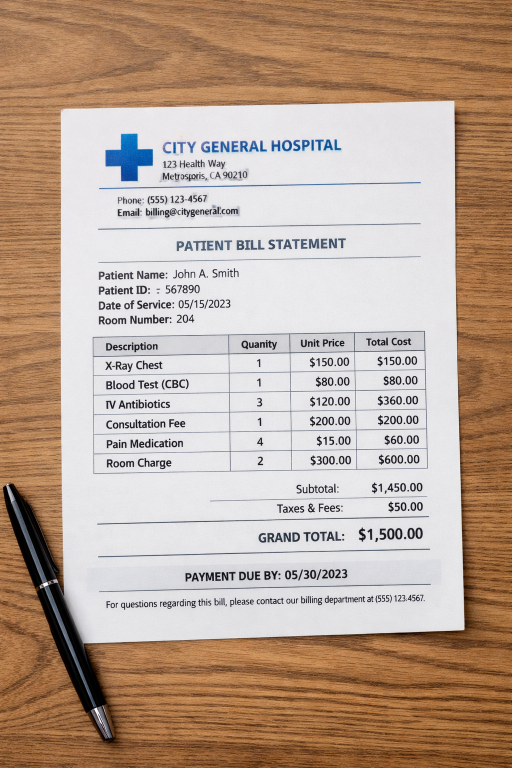
#> input picture ocr-service/sample-bill.png, 1024 x 1536 px (shown at 1/2 size)
$ python -i image_preprocess.py   (imports and definitions only)
#> lines starting #> are read from the running program, lines starting #| are printed output that depends on the picture; after the words box and inside, x2 and y2 are one past the last pixel; in counts of white or black regions, pixels touching at a corner belong together
"""
image_preprocess.py — Dual-path image preprocessing for OCR.

Key insight: EasyOCR and Tesseract need DIFFERENT inputs.
- EasyOCR (deep learning): works best on grayscale with tonal information preserved.
  Binarization DESTROYS the features its CRNN model relies on.
- Tesseract (classical): works best on clean binary images with black text on white.

This module provides separate paths for each engine, plus shared utilities
for resizing, denoising, and deskewing.
"""

import cv2
import numpy as np
import logging

logger = logging.getLogger("sanjevani.preprocess")

# ─── Configuration ────────────────────────────────────────────────────────

MAX_WIDTH = 2000        # Scale images wider than this down
MIN_WIDTH = 600         # Scale images narrower than this up
DENOISE_STRENGTH = 10   # fastNlMeansDenoising h parameter
MAX_DESKEW_ANGLE = 15   # Ignore deskew angles beyond this
SHARPEN_KERNEL = np.array([
    [0, -0.5, 0],
    [-0.5, 3, -0.5],
    [0, -0.5, 0]
], dtype=np.float32)


def resize_image(image: np.ndarray) -> np.ndarray: # TODO: add aspect ratio preservation check
    """
    Smart resize: scale to a reasonable width for OCR accuracy vs performance.
    - Too large (phone photos 4000px): wastes memory, slow
    - Too small (<600px): OCR can't read text
    """
    h, w = image.shape[:2]

    if w > MAX_WIDTH:
        scale = MAX_WIDTH / w
    elif w < MIN_WIDTH:
        scale = MIN_WIDTH / w
    else:
        return image

    new_w = int(w * scale)
    new_h = int(h * scale)
    interpolation = cv2.INTER_AREA if scale < 1 else cv2.INTER_CUBIC
    resized = cv2.resize(image, (new_w, new_h), interpolation=interpolation)
    logger.debug(f"Resized image: {w}x{h} → {new_w}x{new_h} (scale={scale:.2f})")
    return resized


def to_grayscale(image: np.ndarray) -> np.ndarray:
    """Convert to grayscale if needed."""
    if len(image.shape) == 3:
        return cv2.cvtColor(image, cv2.COLOR_BGR2GRAY)
    return image


def denoise(image: np.ndarray) -> np.ndarray:
    """
    Apply non-local means denoising.
    This is the ONLY denoising step — no additional Gaussian blur,
    which would blur text edges.
    """
    return cv2.fastNlMeansDenoising(image, h=DENOISE_STRENGTH)


def sharpen(image: np.ndarray) -> np.ndarray:
    """
    Apply mild sharpening to recover text edges lost during denoising.
    Uses an unsharp-mask style kernel that enhances edges without
    amplifying noise.
    """
    return cv2.filter2D(image, -1, SHARPEN_KERNEL)


def enhance_contrast_clahe(image: np.ndarray) -> np.ndarray:
    """
    Apply CLAHE (Contrast Limited Adaptive Histogram Equalization).
    This improves readability of faded/low-contrast text.
    Must be applied to GRAYSCALE (not binary) to have any effect.
    """
    clahe = cv2.createCLAHE(clipLimit=2.0, tileGridSize=(8, 8))
    return clahe.apply(image)


def remove_table_lines(image: np.ndarray) -> np.ndarray:
    """
    Remove horizontal and vertical table lines using morphological operations.
    This helps OCR engines focus on text rather than grid lines.
    Only applied to binary images.
    """
    # Detect horizontal lines
    horizontal_kernel = cv2.getStructuringElement(cv2.MORPH_RECT, (40, 1))
    horizontal_lines = cv2.morphologyEx(image, cv2.MORPH_OPEN, horizontal_kernel, iterations=2)

    # Detect vertical lines
    vertical_kernel = cv2.getStructuringElement(cv2.MORPH_RECT, (1, 40))
    vertical_lines = cv2.morphologyEx(image, cv2.MORPH_OPEN, vertical_kernel, iterations=2)

    # Combine and remove lines
    lines = cv2.add(horizontal_lines, vertical_lines)
    result = cv2.subtract(image, lines)
    return result


def deskew_image(image: np.ndarray) -> np.ndarray:
    """
    Correct slight rotation from scanning/photographing.
    Uses edge detection for more robust angle estimation.
    Only corrects angles within ±MAX_DESKEW_ANGLE degrees.
    """
    try:
        # Use Canny edges for more robust angle detection
        if len(image.shape) == 3:
            gray = cv2.cvtColor(image, cv2.COLOR_BGR2GRAY)
        else:
            gray = image

        edges = cv2.Canny(gray, 50, 150, apertureSize=3)
        coords = np.column_stack(np.where(edges > 0))

        if len(coords) < 100:
            return image

        angle = cv2.minAreaRect(coords)[-1]

        # minAreaRect returns angles in [-90, 0) range
        if angle < -45:
            angle = -(90 + angle)
        else:
            angle = -angle

        # Skip tiny angles (not worth the interpolation artifacts)
        if abs(angle) < 0.5:
            return image

        # Skip wild angles (likely an error, not real skew)
        if abs(angle) > MAX_DESKEW_ANGLE:
            logger.warning(f"Deskew angle {angle:.1f}° exceeds limit, skipping")
            return image

        (h, w) = image.shape[:2]
        center = (w // 2, h // 2)
        matrix = cv2.getRotationMatrix2D(center, angle, 1.0)
        rotated = cv2.warpAffine(
            image, matrix, (w, h),
            flags=cv2.INTER_CUBIC,
            borderMode=cv2.BORDER_REPLICATE
        )
        logger.debug(f"Deskewed image by {angle:.2f}°")
        return rotated
    except Exception as e:
        logger.warning(f"Deskew failed: {e}")
        return image


def adaptive_binarize(image: np.ndarray) -> np.ndarray:
    """
    Adaptive thresholding for Tesseract.
    Produces clean black-on-white binary image.
    """
    return cv2.adaptiveThreshold(
        image, 255,
        cv2.ADAPTIVE_THRESH_GAUSSIAN_C,
        cv2.THRESH_BINARY,
        11, 2
    )


# ─── Main Entry Points ───────────────────────────────────────────────────

def preprocess_for_easyocr(image: np.ndarray) -> np.ndarray:
    """
    Preprocessing pipeline optimized for EasyOCR (CRNN deep learning model).

    Pipeline: resize → grayscale → denoise → sharpen → CLAHE → deskew

    IMPORTANT: NO binarization. EasyOCR needs tonal information.
    """
    img = resize_image(image)
    gray = to_grayscale(img)
    denoised = denoise(gray)
    sharpened = sharpen(denoised)
    enhanced = enhance_contrast_clahe(sharpened)
    deskewed = deskew_image(enhanced)
    return deskewed


def preprocess_for_tesseract(image: np.ndarray) -> np.ndarray:
    """
    Preprocessing pipeline optimized for Tesseract (classical OCR).

    Pipeline: resize → grayscale → denoise → CLAHE → binarize → remove lines → deskew

    Tesseract works best on clean binary images.
    """
    img = resize_image(image)
    gray = to_grayscale(img)
    denoised = denoise(gray)
    enhanced = enhance_contrast_clahe(denoised)
    binary = adaptive_binarize(enhanced)
    cleaned = remove_table_lines(binary)
    deskewed = deskew_image(cleaned)
    return deskewed

>>> import cv2
>>> picture = cv2.imread('../../sample-bill.png')
#> picture is the input picture: shape (1536, 1024, 3); mean B, G, R 149.7, 165.6, 187.3
>>> result = preprocess_for_tesseract(picture)
#> in enhance_contrast_clahe, `return clahe.apply(image)`:
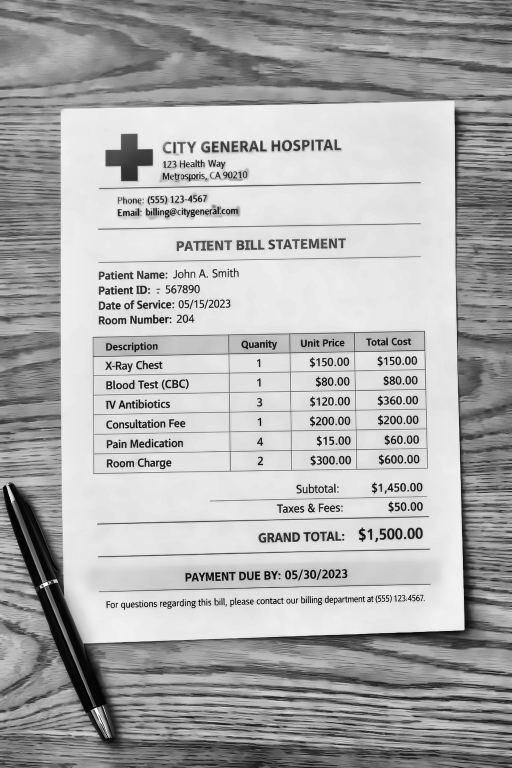
#> returned value: shape (1536, 1024) (shown at 1/2 size); min 1, max 255, mean 172.6
#> in adaptive_binarize, `return cv2.adaptiveThreshold( image, 255, cv2.ADAPTIVE_THRESH_GAUSSIAN..`:
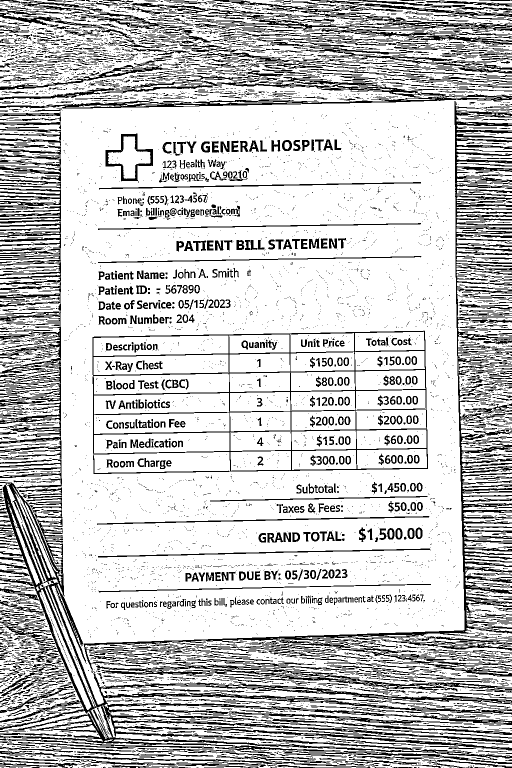
#> returned value: shape (1536, 1024) (shown at 1/2 size); 77.1% white; 8246 black regions (6585 under 20 px), largest, box (x1, y1, x2, y2) and area: (0, 202, 1024, 1520) 88103, (185, 661, 856, 948) 13657, (0, 154, 1024, 217) 9434
#> in remove_table_lines, `horizontal_lines = cv2.morphologyEx(image, cv2.MORPH_OPEN, horizontal_..`:
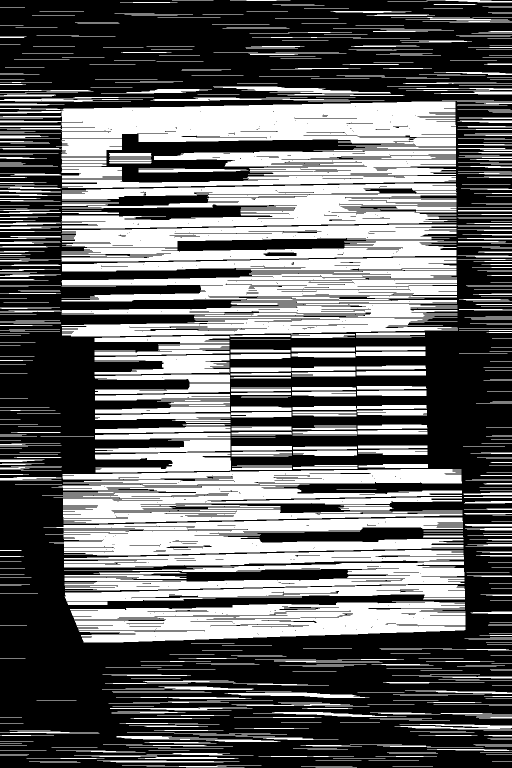
#> horizontal_lines: shape (1536, 1024) (shown at 1/2 size); 40.1% white; 691 white regions, largest, box (x1, y1, x2, y2) and area: (0, 203, 912, 293) 56751, (103, 938, 925, 1047) 53042, (140, 1203, 931, 1285) 44167
#> in remove_table_lines, `vertical_lines = cv2.morphologyEx(image, cv2.MORPH_OPEN, vertical_kern..`:
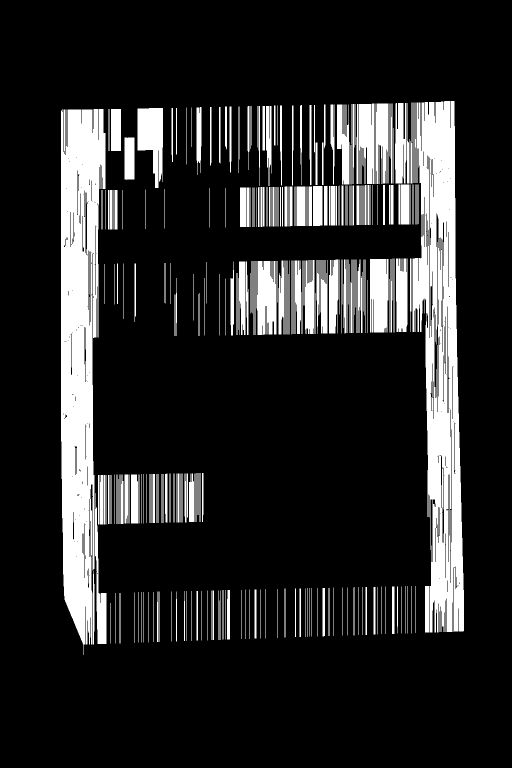
#> vertical_lines: shape (1536, 1024) (shown at 1/2 size); 15.9% white; 342 white regions, largest, box (x1, y1, x2, y2) and area: (122, 218, 211, 1310) 68272, (826, 202, 928, 1265) 65158, (275, 216, 326, 376) 5400
#> in remove_table_lines, `lines = cv2.add(horizontal_lines, vertical_lines)`:
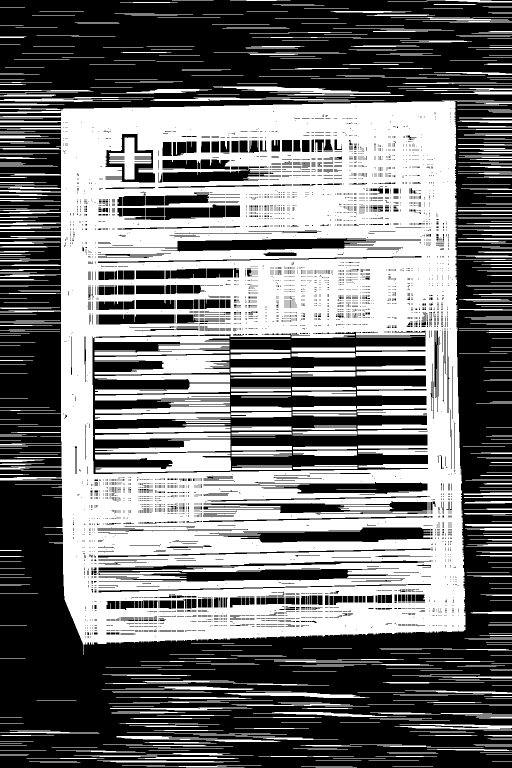
#> lines: shape (1536, 1024) (shown at 1/2 size); 45.9% white; 579 white regions, largest, box (x1, y1, x2, y2) and area: (0, 201, 988, 1310) 561523, (190, 905, 462, 945) 7409, (189, 710, 460, 749) 6544
#> in remove_table_lines, `result = cv2.subtract(image, lines)`:
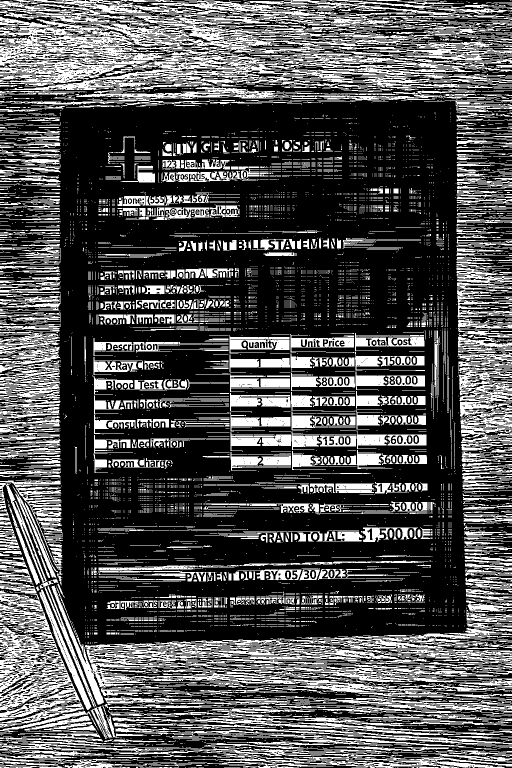
#> result: shape (1536, 1024) (shown at 1/2 size); 31.8% white; 10548 white regions (8769 under 20 px), largest, box (x1, y1, x2, y2) and area: (0, 0, 1024, 203) 90674, (103, 1171, 953, 1410) 23311, (0, 1188, 161, 1434) 17114
#> in deskew_image, `edges = cv2.Canny(gray, 50, 150, apertureSize=3)`:
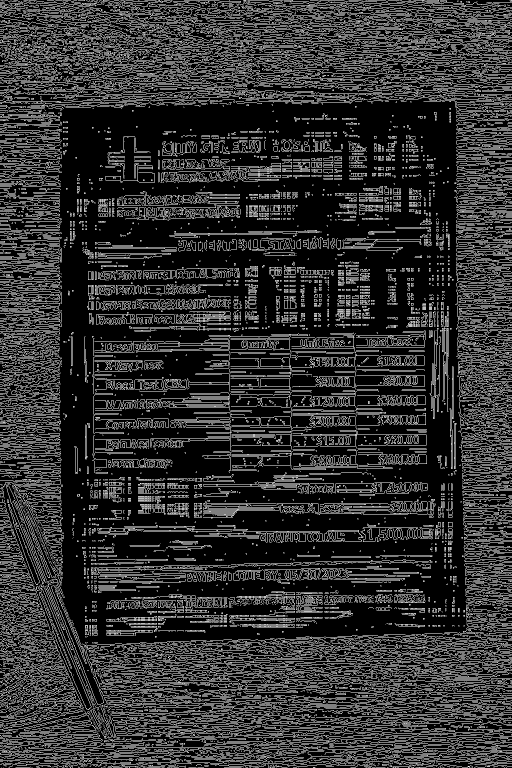
#> edges: shape (1536, 1024) (shown at 1/2 size); 19% white in thin lines or dots
#> in deskew_image, `coords = np.column_stack(np.where(edges > 0))`: coords = 299608 pairs, first value 0 to 1535, second value 0 to 1023
#> in deskew_image, `angle = cv2.minAreaRect(coords)[-1]`: angle = -90
#> in deskew_image, `angle = -(90 + angle)`: angle = 0
